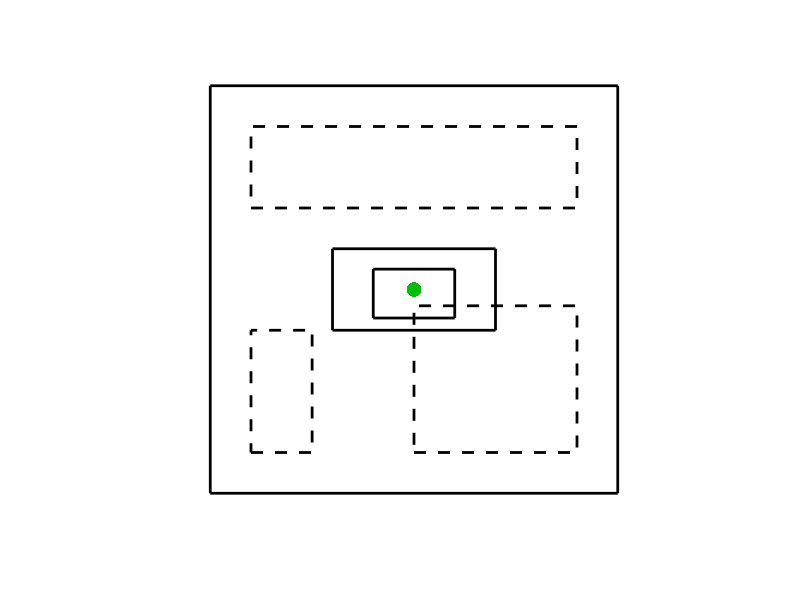

Write the MATLAB code that produced this figure.
figure(1)
clf
LW = 2;
hold on
scatter(0, 0, 1000, [0, 0.75, 0], '.')

plot([-1, 1, 1, -1, -1], [-0.5, -0.5, 0.5, 0.5, -0.5], 'k', 'LineWidth', LW)
% plot([-0.5, 0.5, 0.5, -0.5, -0.5], [0.25, 0.25, -2, -2, 0.25], 'k')
plot([-0.5, 0.5, 0.5, -0.5, -0.5], [0.25, 0.25, -0.35, -0.35, 0.25], 'k', 'LineWidth', LW)
plot([-2.5, 2.5, 2.5, -2.5, -2.5], [2.5, 2.5, -2.5, -2.5, 2.5], 'k', 'LineWidth', LW)


plot([0, 2, 2, 0, 0], [-2, -2, -0.2, -0.2, -2], '--k', 'LineWidth', LW)
plot([-2, 2, 2, -2, -2], [1, 1, 2, 2, 1], '--k', 'LineWidth', LW)
plot([-2, -1.25, -1.25, -2, -2], [-2, -2, -0.5, -0.5, -2], '--k', 'LineWidth', LW)

xlim([-3, 3])
ylim([-3, 3])
axis square
axis off